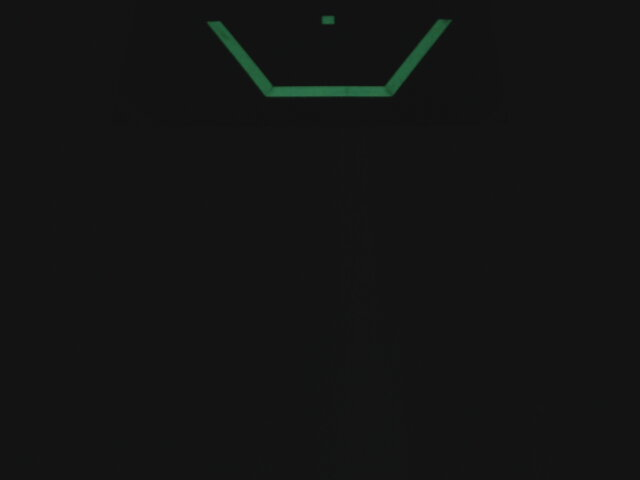
#> input picture OuterTargetHalfDistance/outer+06f+00d.jpg, 640 x 480 px; its folder holds only this picture in this run
$ python TaskI_-_OuterTarget.py   (older library calls are emulated)
#> lines starting #> are read from the running program, lines starting #| are printed output that depends on the picture; after the words box and inside, x2 and y2 are one past the last pixel; in counts of white or black regions, pixels touching at a corner belong together; long printed decimals are rounded
# This is a pseudo code file for Merge Robotics, 2020, Infinite Recharge
# This is task I - > OpenCV "Contours Continued."  Not sure if it is clear by now,
# but OpenCV can do a lot of things, we need to understand what it offers to complete
# our vision code.  For a given single contour, (meaning it was imaged and masked and
# converted to a coordinate array), you need to be able to use a number of OpenCV functions.
# Please experiment with the following, easiest is to simply draw them back to a blank image
# or on top of original.

# - contour perimeter, contour approximation, bounding rectangles,
# minimum enclosing circle, fitting elipse, fitting line, aspect ratio
# extent, solidity, equivalent diameter, orientation, points, min/max
# mean color, extreme points

# useful links
# https://docs.opencv.org/3.4.7/dd/d49/tutorial_py_contour_features.html
# https://docs.opencv.org/3.4.7/d1/d32/tutorial_py_contour_properties.html

import numpy as np
import cv2
import sys
from pathlib import Path
import os
import math

print("Using python version {0}".format(sys.version))
print('OpenCV Version = ', cv2.__version__)
print()

# define colors
purple = (165, 0, 120)
blue = (255, 0, 0)
green = (0, 255, 0)
red = (0, 0, 255)
cyan = (252, 252, 3)
magenta = (252, 3, 252)
yellow = (3, 252, 252)
black = (0, 0, 0)
white = (252, 252, 252)
orange = (3, 64, 252)

# from https://stackoverflow.com/questions/41462419/python-slope-given-two-points-find-the-slope-answer-works-doesnt-work/41462583
def get_slope(x1, y1, x2, y2):
    return (y2-y1)/(x2-x1)

# homemade! http://home.windstream.net/okrebs/Ch9-1.gif
def get_opposit(hyp, theta):
    return hyp*math.sin(math.radians(theta))

# homemade! http://home.windstream.net/okrebs/Ch9-1.gif
def get_adjacent(hyp, theta):
    return abs(hyp*math.cos(math.radians(theta)))

# select folder of interest
posCodePath = Path(__file__).absolute()
strVisionRoot = posCodePath.parent.parent
strImageFolder = str(strVisionRoot / 'OuterTargetHalfDistance')
# [4 lines of commented-out code are left out]

print (strImageFolder)
booBlankUpper = False

# read file names, and filter file names
photos = []
if os.path.exists(strImageFolder):
    for file in sorted(os.listdir(strImageFolder)):
        if file.endswith(".jpg") or file.endswith(".png") or file.endswith(".JPG") or file.endswith(".PNG"):
            photos.append(file)
else:
    print
    print ('Directory', strImageFolder, 'does not exist, exiting ...')
    print
    sys.exit
print (photos)

# set index of files
i = 0
intLastFile = len(photos) -1

# begin main loop indent 1
while (True):

    ## set image input to indexed list
    strImageInput = strImageFolder + '/' + photos[i]
    ##print (i, ' ', strImageInput)
    print ()
    print (photos[i])

    ## read file
    imgImageInput = cv2.imread(strImageInput)
#> imgImageInput is the input picture: shape (480, 640, 3); mean B, G, R 19.4, 19.8, 19.1
    intBinaryHeight, intBinaryWidth = imgImageInput.shape[:2]

    if booBlankUpper:
        ## blank upper portion from Task K
        cv2.rectangle(imgImageInput, (0,0), (intBinaryWidth, int(intBinaryHeight/2-10)), black, -1)

    #cv2.imshow('imgImageInput', imgImageInput)
    #cv2.moveWindow('imgImageInput',300,350)

    # Convert BGR to HSV
    hsvImageInput = cv2.cvtColor(imgImageInput, cv2.COLOR_BGR2HSV)
#> hsvImageInput: shape (480, 640, 3); mean H, S, V 4.1, 3.3, 19.8

    # define range of green color in HSV
    lower_color = np.array([55,55,55])
    upper_color = np.array([100,255,255])

    # Threshold the HSV image to get only green colors
    binary_mask = cv2.inRange(hsvImageInput, lower_color, upper_color)
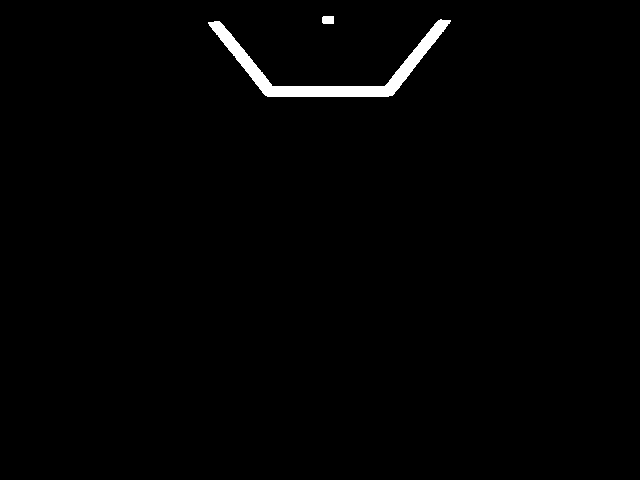
#> binary_mask: shape (480, 640); 1.2% white; 2 white regions

    # mask the image to only show green or green images
    # Bitwise-AND mask and original image
    green_mask = cv2.bitwise_and(imgImageInput, imgImageInput, mask=binary_mask)
    # [7 lines of commented-out code are left out]
    cv2.imshow('green_masked',green_mask)
    #cv2.moveWindow('green_masked',400,550)
    cv2.moveWindow('green_masked',20,50)

    # generate the contours and display
    imgFindContourReturn, contours, hierarchy = cv2.findContours(binary_mask, cv2.RETR_TREE, cv2.CHAIN_APPROX_SIMPLE)
#> contours = 2 contours; box (x1, y1, x2, y2) and area: (208, 19, 451, 97) 3166, (322, 16, 334, 24) 76
    imgContours = green_mask.copy()

    cv2.drawContours(imgContours, contours, -1, yellow, 1)
    print('Found ', len(contours), 'contours in image')
#| Found  2 contours in image
    #print (contours)

    # sort contours by area descending
    initialSortedContours = sorted(contours, key = cv2.contourArea, reverse = True)[:3]
#> initialSortedContours has the same summary as contours

    if initialSortedContours:

        cnt = initialSortedContours[0]
#> cnt = contour of 148 points, box (x1, y1, x2, y2) (208, 19, 451, 97), area 3166
        print('original contour length = ', len(cnt))
#| original contour length =  148
        cv2.drawContours(imgContours, [cnt], -1, purple, 3)

        # Area
        area = cv2.contourArea(cnt)
#> area = 3165.5
        print('area = ', area)
#| area =  3165.5

        # Perimeter
        perimeter = cv2.arcLength(cnt,True)
#> perimeter = 638.5
        print('perimeter = ', perimeter)
#| perimeter =  638.541

        # Hull
        hull = cv2.convexHull(cnt)
#> hull = contour of 18 points, box (x1, y1, x2, y2) (208, 19, 451, 97), area 14174
        #print('hull', hull)
        print('hull contour length = ', len(hull))
#| hull contour length =  18
        #cv2.drawContours(imgContours, [hull], -1, orange, 5)
        #cv2.imshow('hull over green mask', imgContours)
        hull_area = cv2.contourArea(hull)
#> hull_area = 14174
        print('area of convex hull',hull_area)
#| area of convex hull 14174.0
        print('solidity from convex hull', float(area)/hull_area)
#| solidity from convex hull 0.2233

        # Check Convexity
        print('convexity is', cv2.isContourConvex(cnt))
#| convexity is False

        # straight bounding rectangle
        x,y,w,h = cv2.boundingRect(cnt)
#> x = 208; y = 19; w = 243; h = 78
        print('straight bounding rectangle = ', (x,y) ,w,h)
#| straight bounding rectangle =  (208, 19) 243 78
        #cv2.rectangle(imgContours,(x,y),(x+w,y+h),green,2)
        print('bounding rectangle aspect = ', float(w)/float(h))
#| bounding rectangle aspect =  3.115
        print('bounding rectangle extend = ', float(area)/(float(w)*float(h)))
#| bounding rectangle extend =  0.167

        # rotated rectangle
        rect = cv2.minAreaRect(cnt)
#> rect = ((329.3, 58.25), (242, 76.54), -0.507)
        print('rotated rectangle = ',rect)
#| rotated rectangle =  ((329.325, 58.249), (242.017, 76.537), -0.507)
        (x,y),(width,height),angleofrotation = rect
#> x = 329.3; y = 58.25; width = 242; height = 76.54; angleofrotation = -0.507
        #### more research https://stackoverflow.com/questions/15956124/minarearect-angles-unsure-about-the-angle-returned
        if height > width:
            angleofrotation = angleofrotation + 90
            width, height = [height, width]
        else:
            angleofrotation = angleofrotation + 180
#> angleofrotation = 179.5
        if angleofrotation == 180:
            angleofrotation = 0

        box = cv2.boxPoints(rect)
#> box = [[208.7, 97.59], [208, 21.05], [450, 18.91], [450.7, 95.45]]
        box = np.int0(box)
#> box = [[208, 97], [207, 21], [449, 18], [450, 95]]
        cv2.drawContours(imgContours,[box],0,blue,2)
        print('minimum area rectangle aspect = ', float(width)/height)
#| minimum area rectangle aspect =  3.162
        print('minimum area rectangle extent = ', float(area)/(width*height))
#| minimum area rectangle extent =  0.1709

        # Moment and Centroid
        M = cv2.moments(cnt)
#> M = moments, m00 3165.5, centre m10/m00, m01/m00 = (329, 69.45)
        cx = int(M['m10']/M['m00'])
#> cx = 328
        cy = int(M['m01']/M['m00'])
#> cy = 69
        print('centroid = ',cx,cy)
#| centroid =  328 69
        ct = int(height/12)
#> ct = 6
        cv2.line(imgContours,(cx-ct,cy-ct),(cx+ct,cy+ct),red,2)
#> imgContours: shape (480, 640, 3); mean B, G, R 3.2, 0.6, 1.2
        cv2.line(imgContours,(cx-ct,cy+ct),(cx+ct,cy-ct),red,2)
#> imgContours: shape (480, 640, 3); mean B, G, R 3.2, 0.6, 1.2

        # minimum enclosing circle
        (x,y),radius = cv2.minEnclosingCircle(cnt)
#> x = 329; y = 21.5; radius = 121
        print('minimum enclosing circle = ', (x,y),radius)
#| minimum enclosing circle =  (329.0, 21.5) 121.009
        center = (int(x),int(y))
#> center = (329, 21)
        radius = int(radius)
        cv2.circle(imgContours,center,radius,green,2)
        #equi_diameter = np.sqrt(4*area/np.pi)
        #cv2.circle(imgContours, (cx,cy), int(equi_diameter/2), purple, 3)

        if len(cnt) > 5:
            # fitting an elipse
            ellipse = cv2.fitEllipse(cnt)
#> ellipse = ((331.7, 187.5), (212.4, 219), 88.92)
            #print(ellipse)
            # search ellipse to find it return a rotated rectangle in which the ellipse fits
            (x,y),(majAxis,minAxis),angleofrotation = ellipse
#> x = 331.7; y = 187.5; majAxis = 212.4; minAxis = 219; angleofrotation = 88.92
            print('ellipse center, maj axis, min axis, rotation = ', (x,y) ,(majAxis, minAxis), angleofrotation)
#| ellipse center, maj axis, min axis, rotation =  (331.697, 187.456) (212.450, 219.025) 88.922
            # search major and minor axis from ellipse
            # https://namkeenman.wordpress.com/2015/12/21/opencv-determine-orientation-of-ellipserotatedrect-in-fitellipse/
            cv2.ellipse(imgContours,ellipse,orange,2)
            print('ellipse aspect = ', float(majAxis)/minAxis)
#| ellipse aspect =  0.97

        # fitting a line
        rows,cols = binary_mask.shape[:2]
        #[vx,vy,x,y] = cv.fitLine(cnt, cv2.DIST_L2,0,0.01,0.01) #errors in VS Code, search online and found fix
        [vx,vy,x,y] = cv2.fitLine(cnt, cv2.DIST_L2,0,0.01,0.01)
#> vx = [1]; vy = [-0.0311]; x = [329.4]; y = [54.51]
        lefty = int((-x*vy/vx) + y)
#> lefty = 64
        righty = int(((cols-x)*vy/vx)+y)
#> righty = 44
        #cv2.line(imgContours,(cols-1,righty),(0,lefty),green,2)
        # http://ottonello.gitlab.io/selfdriving/nanodegree/python/line%20detection/2016/12/18/extrapolating_lines.html
        slope = vy / vx
#> slope = [-0.0311]
        intercept = y - (slope * x)
#> intercept = [64.76]
        print('fitLine y = ', slope, '* x + ', intercept)
#| fitLine y =  [-0.0311] * x +  [64.759]

        # aspect ratio
        # added retroactively to bounding, min area and elipse

        # extent calculation
        # added retroactively to bounding and min area

        # solidity
        # added retroactively to the hull

        # equivalent diameter
        # added retroactively to the enclosing circle

        # orientation
        # tweaked ellipse above to reflect details in link

        # mask and pixel points
        # skipping this one...

        # Maximum Value, Minimum Value and their locations of a binary mask not contour!
        min_val, max_val, min_loc, max_loc = cv2.minMaxLoc(binary_mask)
#> min_val = 0; max_val = 255; min_loc = (0, 0); max_loc = (323, 16)
        print('min_val = ', min_val)
#| min_val =  0.0
        print('max_val = ', max_val)
#| max_val =  255.0
        print('min_loc = ', min_loc)
#| min_loc =  (0, 0)
        print('max_loc = ', max_loc)
#| max_loc =  (323, 16)

        # Mean Color or Mean Intensity
        mean_val1 = cv2.mean(imgImageInput)
#> mean_val1 = (19.38, 19.81, 19.08, 0)
        print('mean value from input image = ', mean_val1)
#| mean value from input image =  (19.381, 19.809, 19.083, 0.0)
        mean_val2 = cv2.mean(hsvImageInput, mask = binary_mask)
#> mean_val2 = (72.24, 148.1, 91.69, 0)
        print('mean value from HSV and mask = ', mean_val2)
#| mean value from HSV and mask =  (72.244, 148.127, 91.692, 0.0)
        # look at the result of mean_val2 on colorizer.org
        mean_val3 = cv2.mean(green_mask)
#> mean_val3 = (0.689, 1.05, 0.438, 0)
        print('mean value from colored mask = ', mean_val3)
#| mean value from colored mask =  (0.689, 1.055, 0.4375, 0.0)

        # extreme points
        leftmost = tuple(cnt[cnt[:,:,0].argmin()][0])
#> leftmost = (208, 22)
        rightmost = tuple(cnt[cnt[:,:,0].argmax()][0])
#> rightmost = (450, 21)
        #topmost = tuple(cnt[cnt[:,:,1].argmin()][0])
        bottommost = tuple(cnt[cnt[:,:,1].argmax()][0])
#> bottommost = (267, 96)
        # draw extreme points
        # from https://www.pyimagesearch.com/2016/04/11/finding-extreme-points-in-contours-with-opencv/
        cv2.circle(imgContours, leftmost, 12, green, -1)
        cv2.circle(imgContours, rightmost, 12, red, -1)
        #cv2.circle(imgContours, topmost, 12, white, -1)
        cv2.circle(imgContours, bottommost, 12, blue, -1)
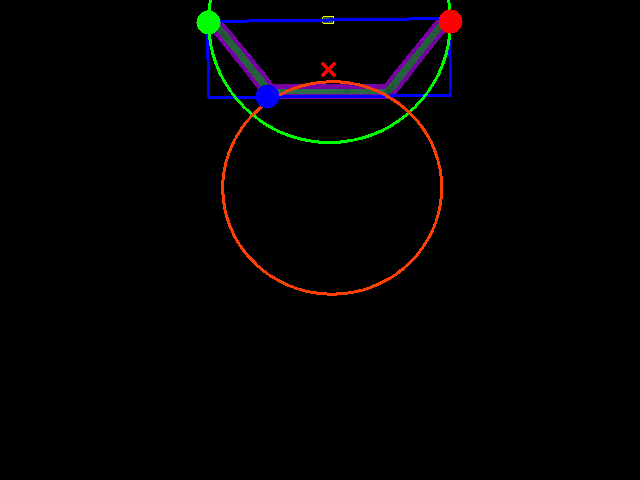
#> imgContours: shape (480, 640, 3); mean B, G, R 3.1, 2.2, 3
        #print('extreme points = left',leftmost,'right',rightmost,'top',topmost,'bottom',bottommost)
        print('extreme points = left',leftmost,'right',rightmost)
#| extreme points = left (208, 22) right (450, 21)

    # Display the contours and maths generated
    cv2.imshow('contours and math over green mask', imgContours)
    cv2.moveWindow('contours and math over green mask',650,50)

    ## loop for user input to close - loop indent 2
    booReqToExit = False # true when user wants to exit

    while (True):

    ## wait for user to press key
        k = cv2.waitKey(0)
#> (key Esc is pressed here)
        if k == 27:
            booReqToExit = True # user wants to exit
            break
        elif k == 82: # user wants to move down list
            if i - 1 < 0:
                i = intLastFile
            else:
                i = i - 1
            break
        elif k == 84: # user wants to move up list
            if i + 1 > intLastFile:
                i = 0
            else:
                i = i + 1
            break
        elif k == 115:
            intMaskMethod = 0
            print()
            print('Mask Method s = Simple In-Range')
            break
        elif k == 107:
            intMaskMethod = 1
            print()
            print('Mask Method k = Knoxville Method')
            break
        elif k == 109:
            intMaskMethod = 2
            print()
            print('Mask Method m = Merge Mystery Method')
            break
        elif k == 32:
            print()
            print('...repeat...')
            break
        else:
            #print (k)
            pass
        ### end of loop indent 2

    ## test for exit main loop request from user
    if booReqToExit:
        break

    ## not exiting, close windows before loading next
    cv2.destroyAllWindows()

# end of main loop indent 1

# cleanup and exit
cv2.destroyAllWindows()

$ run again, on OuterTargetHalfDistance/outer+12f+00d.jpg
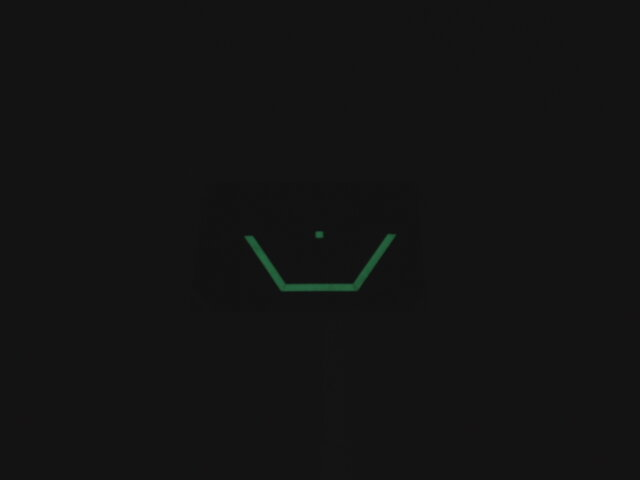
#> input picture OuterTargetHalfDistance/outer+12f+00d.jpg, 640 x 480 px
#> imgImageInput is the input picture: shape (480, 640, 3); mean B, G, R 19.1, 19.3, 19
#> hsvImageInput: shape (480, 640, 3); mean H, S, V 1.7, 1.4, 19.3
#> `binary_mask = cv2.inRange(hsvImageInput, lower_color, upper_color)`:
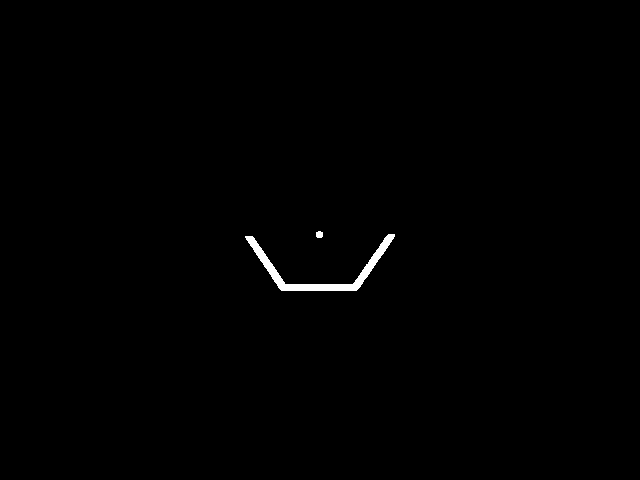
#> binary_mask: shape (480, 640); 0.49% white; 2 white regions
#> contours = 2 contours; box (x1, y1, x2, y2) and area: (245, 234, 395, 291) 1288, (316, 231, 323, 238) 32
#| Found  2 contours in image
#> initialSortedContours has the same summary as contours
#> cnt = contour of 137 points, box (x1, y1, x2, y2) (245, 234, 395, 291), area 1288
#| original contour length =  137
#> area = 1288
#| area =  1288.0
#> perimeter = 422.8
#| perimeter =  422.818
#> hull = contour of 13 points, box (x1, y1, x2, y2) (245, 234, 395, 291), area 6304
#| hull contour length =  13
#> hull_area = 6303.5
#| area of convex hull 6303.5
#| solidity from convex hull 0.2043
#| convexity is False
#> `x,y,w,h = cv2.boundingRect(cnt)`: x = 245; y = 234; w = 150; h = 57
#| straight bounding rectangle =  (245, 234) 150 57
#| bounding rectangle aspect =  2.632
#| bounding rectangle extend =  0.1506
#> rect = ((319.9, 262.7), (149, 55.55), -0.801)
#| rotated rectangle =  ((319.881, 262.729), (149.027, 55.547), -0.8013)
#> `(x,y),(width,height),angleofrotation = rect`: x = 319.9; y = 262.7; width = 149; height = 55.55; angleofrotation = -0.801
#> `angleofrotation = angleofrotation + 180`: angleofrotation = 179.2
#> `box = cv2.boxPoints(rect)`: box = [[245.8, 291.5], [245, 236], [394, 233.9], [394.8, 289.5]]
#> `box = np.int0(box)`: box = [[245, 291], [244, 236], [393, 233], [394, 289]]
#| minimum area rectangle aspect =  2.683
#| minimum area rectangle extent =  0.1556
#> M = moments, m00 1288, centre m10/m00, m01/m00 = (319.6, 269.9)
#> cx = 319
#> cy = 269
#| centroid =  319 269
#> ct = 4
#> `(x,y),radius = cv2.minEnclosingCircle(cnt)`: x = 319.5; y = 235.5; radius = 74.52
#| minimum enclosing circle =  (319.5, 235.5) 74.515
#> center = (319, 235)
#> `radius = int(radius)`: radius = 74
#> ellipse = ((317.6, 365.7), (125, 161.6), 0)
#> `(x,y),(majAxis,minAxis),angleofrotation = ellipse`: x = 317.6; y = 365.7; majAxis = 125; minAxis = 161.6; angleofrotation = 0
#| ellipse center, maj axis, min axis, rotation =  (317.622, 365.679) (125.006, 161.571) 0.0
#| ellipse aspect =  0.7737
#> `[vx,vy,x,y] = cv2.fitLine(cnt, cv2.DIST_L2,0,0.01,0.01)`: vx = [1]; vy = [-0.013]; x = [319]; y = [260.8]
#> lefty = 264
#> righty = 256
#> slope = [-0.013]
#> intercept = [264.9]
#| fitLine y =  [-0.01304] * x +  [264.949]
#> min_val = 0; max_val = 255; min_loc = (0, 0); max_loc = (318, 231)
#| min_val =  0.0
#| max_val =  255.0
#| min_loc =  (0, 0)
#| max_loc =  (318, 231)
#> mean_val1 = (19.08, 19.25, 18.97, 0)
#| mean value from input image =  (19.083, 19.253, 18.970, 0.0)
#> mean_val2 = (72, 145.1, 85.55, 0)
#| mean value from HSV and mask =  (71.997, 145.142, 85.553, 0.0)
#> mean_val3 = (0.276, 0.422, 0.18, 0)
#| mean value from colored mask =  (0.2763, 0.4216, 0.1797, 0.0)
#> leftmost = (245, 236)
#> rightmost = (394, 236)
#> bottommost = (281, 290)
#> `cv2.circle(imgContours, bottommost, 12, blue, -1)`:
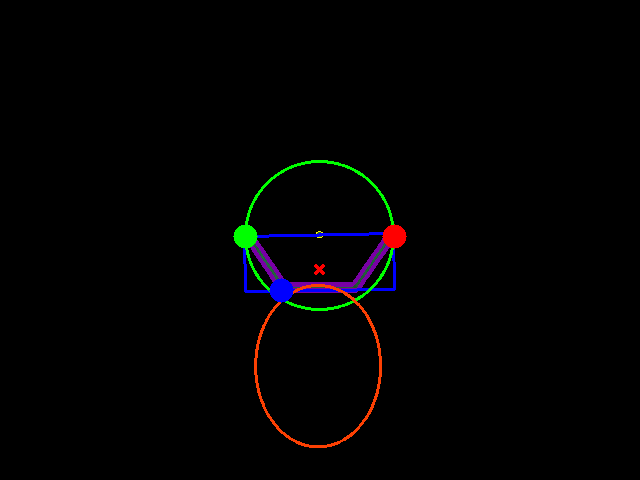
#> imgContours: shape (480, 640, 3); mean B, G, R 1.8, 1.7, 2
#| extreme points = left (245, 236) right (394, 236)
